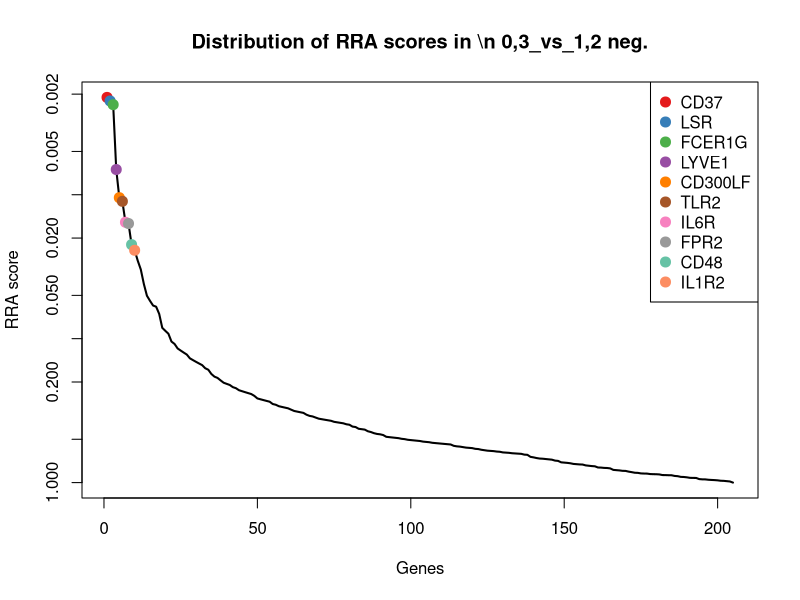
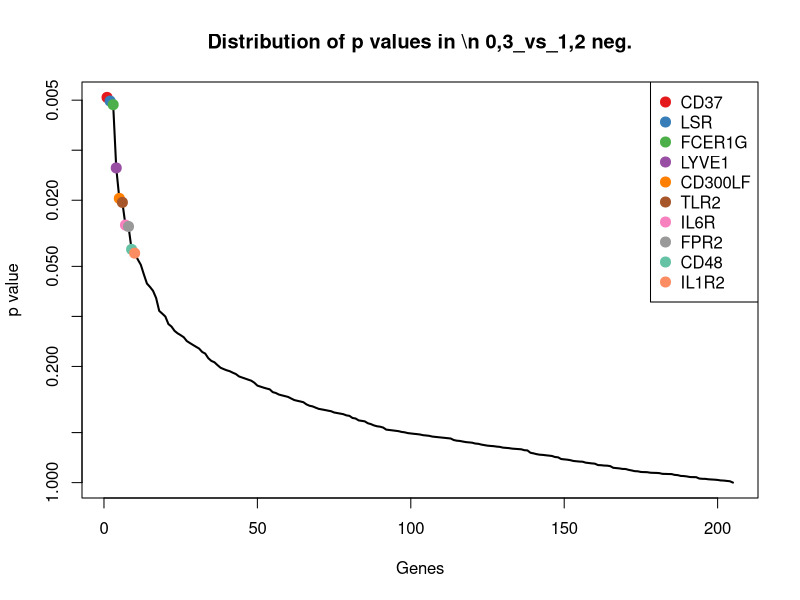
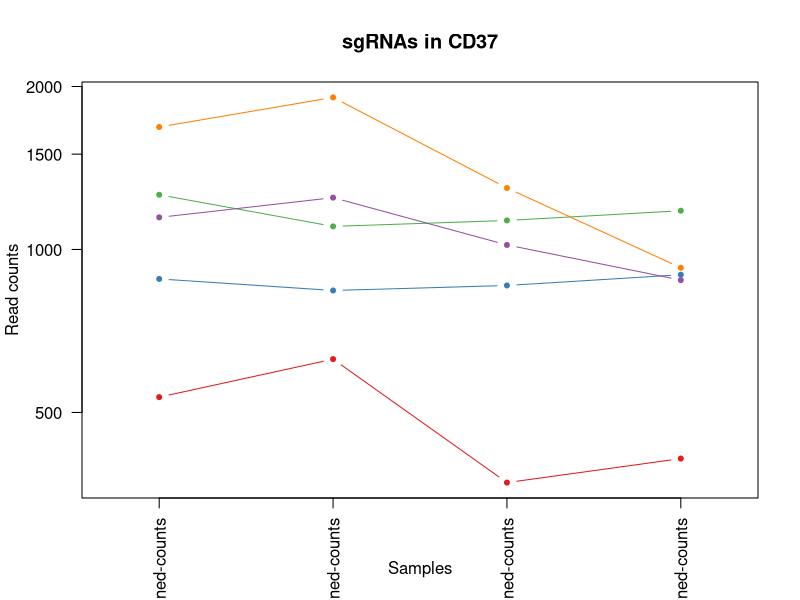
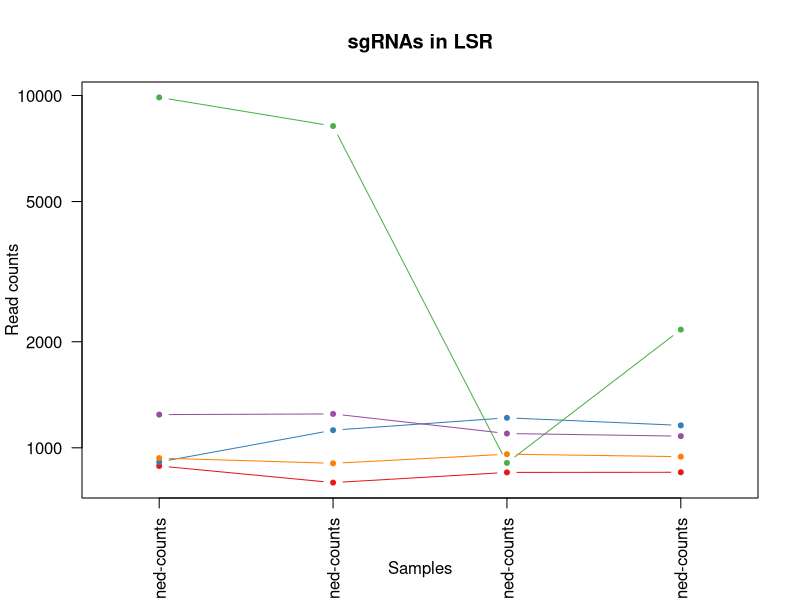
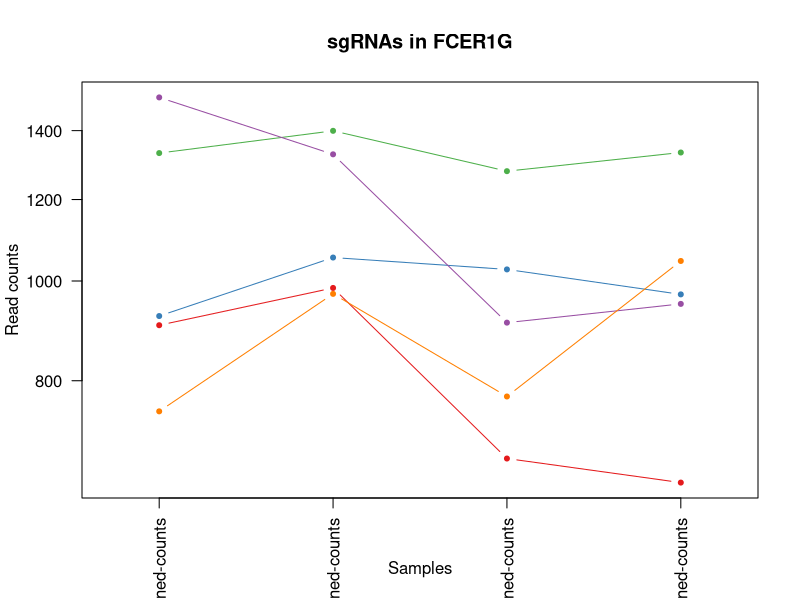
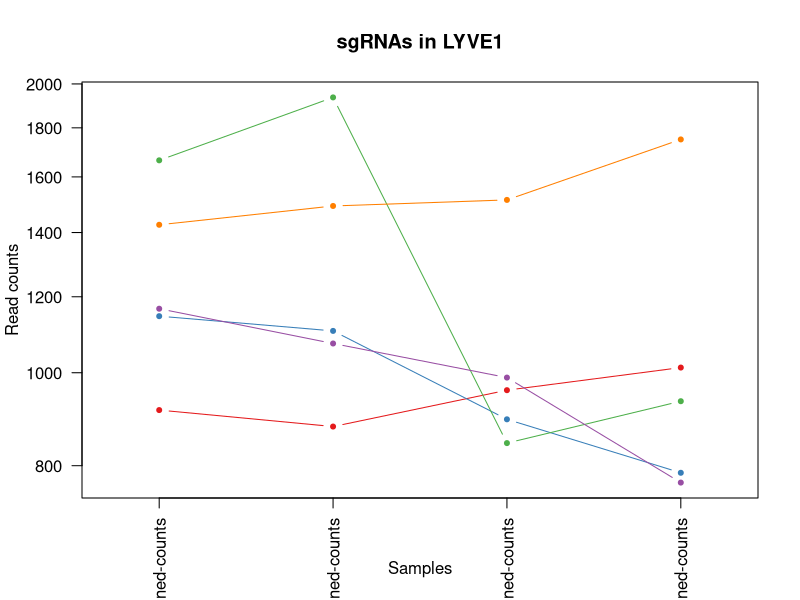
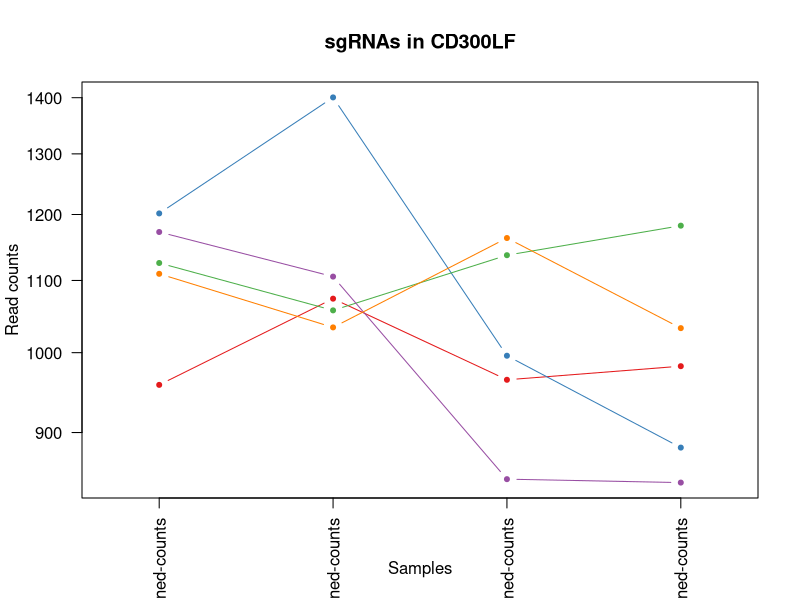
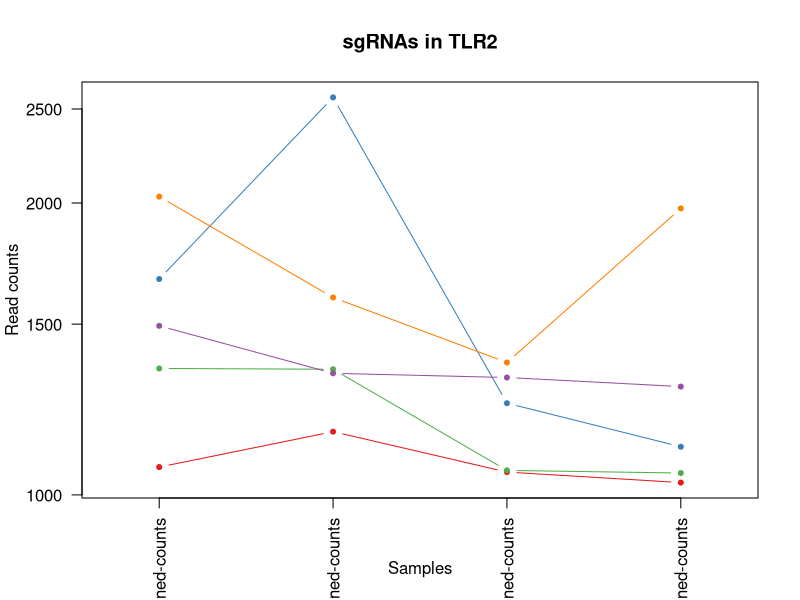

Write R code to recreate these figures, in order. (Note: this script raises an error after producing the figures.)
pdf(file='Lysotracker_CRISPRi.pdf',width=4.5,height=4.5);
gstable=read.table('Lysotracker_CRISPRi.gene_summary.txt',header=T)
# 
#
# parameters
# Do not modify the variables beginning with "__"

# gstablename='__GENE_SUMMARY_FILE__'
startindex=3
# outputfile='__OUTPUT_FILE__'
targetgenelist=c("CD37","LSR","FCER1G","LYVE1","CD300LF","TLR2","IL6R","FPR2","CD48","IL1R2")
# samplelabel=sub('.\\w+.\\w+$','',colnames(gstable)[startindex]);
samplelabel='0,3_vs_1,2 neg.'


# You need to write some codes in front of this code:
# gstable=read.table(gstablename,header=T)
# pdf(file=outputfile,width=6,height=6)


# set up color using RColorBrewer
#library(RColorBrewer)
#colors <- brewer.pal(length(targetgenelist), "Set1")

colors=c( "#E41A1C", "#377EB8", "#4DAF4A", "#984EA3", "#FF7F00",  "#A65628", "#F781BF",
          "#999999", "#66C2A5", "#FC8D62", "#8DA0CB", "#E78AC3", "#A6D854", "#FFD92F", "#E5C494", "#B3B3B3", 
          "#8DD3C7", "#FFFFB3", "#BEBADA", "#FB8072", "#80B1D3", "#FDB462", "#B3DE69", "#FCCDE5",
          "#D9D9D9", "#BC80BD", "#CCEBC5", "#FFED6F")

######
# function definition

plotrankedvalues<-function(val, tglist, ...){
  
  plot(val,log='y',ylim=c(max(val),min(val)),type='l',lwd=2, ...)
  if(length(tglist)>0){
    for(i in 1:length(tglist)){
      targetgene=tglist[i];
      tx=which(names(val)==targetgene);ty=val[targetgene];
      points(tx,ty,col=colors[(i %% length(colors)) ],cex=2,pch=20)
      # text(tx+50,ty,targetgene,col=colors[i])
    }
    legend('topright',tglist,pch=20,pt.cex = 2,cex=1,col=colors)
  }
}



plotrandvalues<-function(val,targetgenelist, ...){
  # choose the one with the best distance distribution
  
  mindiffvalue=0;
  randval=val;
  for(i in 1:20){
    randval0=sample(val)
    vindex=sort(which(names(randval0) %in% targetgenelist))
    if(max(vindex)>0.9*length(val)){
      # print('pass...')
      next;
    }
    mindiffind=min(diff(vindex));
    if (mindiffind > mindiffvalue){
      mindiffvalue=mindiffind;
      randval=randval0;
      # print(paste('Diff: ',mindiffvalue))
    }
  }
  plot(randval,log='y',ylim=c(max(randval),min(randval)),pch=20,col='grey', ...)
  
  if(length(targetgenelist)>0){
    for(i in 1:length(targetgenelist)){
      targetgene=targetgenelist[i];
      tx=which(names(randval)==targetgene);ty=randval[targetgene];
      points(tx,ty,col=colors[(i %% length(colors)) ],cex=2,pch=20)
      text(tx+50,ty,targetgene,col=colors[i])
    }
  }
  
}




# set.seed(1235)



pvec=gstable[,startindex]
names(pvec)=gstable[,'id']
pvec=sort(pvec);

plotrankedvalues(pvec,targetgenelist,xlab='Genes',ylab='RRA score',main=paste('Distribution of RRA scores in \\n',samplelabel))

# plotrandvalues(pvec,targetgenelist,xlab='Genes',ylab='RRA score',main=paste('Distribution of RRA scores in \\n',samplelabel))


pvec=gstable[,startindex+1]
names(pvec)=gstable[,'id']
pvec=sort(pvec);

plotrankedvalues(pvec,targetgenelist,xlab='Genes',ylab='p value',main=paste('Distribution of p values in \\n',samplelabel))

# plotrandvalues(pvec,targetgenelist,xlab='Genes',ylab='p value',main=paste('Distribution of p values in \\n',samplelabel))



# you need to write after this code:
# dev.off()






# parameters
# Do not modify the variables beginning with "__"
targetmat=list(c(532.7235098211246,626.3276643462809,370.0660451830271,409.96250670967083),c(881.2956829139592,839.0205484863876,857.0393182761468,897.3982430337676),c(1260.8729280069651,1102.2426813448621,1130.3835561954281,1178.2387003860617),c(1145.3085687335995,1245.6047358481385,1018.5226834469222,876.9539185521829),c(1682.7298167365682,1908.3604632239403,1297.754335721388,924.2986699832211))
targetgene="CD37"
collabel=c("PMA-THP1-LysoTracker-KRAB-Low-Rep1_S1_L001_R1_001-clipped-trimmed-aligned-counts","PMA-THP1-LysoTracker-KRAB-Low-Rep2_S5_L001_R1_001-clipped-trimmed-aligned-counts","PMA-THP1-LysoTracker-KRAB-High-Rep1_S2_L001_R1_001-clipped-trimmed-aligned-counts","PMA-THP1-LysoTracker-KRAB-High-Rep2_S6_L001_R1_001-clipped-trimmed-aligned-counts")

# set up color using RColorBrewer
#library(RColorBrewer)
#colors <- brewer.pal(length(targetgenelist), "Set1")

colors=c( "#E41A1C", "#377EB8", "#4DAF4A", "#984EA3", "#FF7F00",  "#A65628", "#F781BF",
          "#999999", "#66C2A5", "#FC8D62", "#8DA0CB", "#E78AC3", "#A6D854", "#FFD92F", "#E5C494", "#B3B3B3", 
          "#8DD3C7", "#FFFFB3", "#BEBADA", "#FB8072", "#80B1D3", "#FDB462", "#B3DE69", "#FCCDE5",
          "#D9D9D9", "#BC80BD", "#CCEBC5", "#FFED6F")


## code

targetmatvec=unlist(targetmat)+1
yrange=range(targetmatvec[targetmatvec>0]);
# yrange[1]=1; # set the minimum value to 1
for(i in 1:length(targetmat)){
  vali=targetmat[[i]]+1;
  if(i==1){
    plot(1:length(vali),vali,type='b',las=1,pch=20,main=paste('sgRNAs in',targetgene),ylab='Read counts',xlab='Samples',xlim=c(0.7,length(vali)+0.3),ylim = yrange,col=colors[(i %% length(colors))],xaxt='n',log='y')
    axis(1,at=1:length(vali),labels=(collabel),las=2)
    # lines(0:100,rep(1,101),col='black');
  }else{
    lines(1:length(vali),vali,type='b',pch=20,col=colors[(i %% length(colors))])
  }
}




# parameters
# Do not modify the variables beginning with "__"
targetmat=list(c(886.9329687321722,795.5418926124431,850.3108447273645,851.1295086807077),c(910.4216596413928,1121.0442622633245,1215.330534748805,1156.718358826499),c(9874.645658236366,8188.088489990404,904.9796923112208,2163.870343814037),c(1241.1424276432197,1246.7798346555423,1096.7411884515166,1078.1691121340948),c(933.9103505506134,902.4758840861984,957.9664215078815,942.5909603088494))
targetgene="LSR"
collabel=c("PMA-THP1-LysoTracker-KRAB-Low-Rep1_S1_L001_R1_001-clipped-trimmed-aligned-counts","PMA-THP1-LysoTracker-KRAB-Low-Rep2_S5_L001_R1_001-clipped-trimmed-aligned-counts","PMA-THP1-LysoTracker-KRAB-High-Rep1_S2_L001_R1_001-clipped-trimmed-aligned-counts","PMA-THP1-LysoTracker-KRAB-High-Rep2_S6_L001_R1_001-clipped-trimmed-aligned-counts")

# set up color using RColorBrewer
#library(RColorBrewer)
#colors <- brewer.pal(length(targetgenelist), "Set1")

colors=c( "#E41A1C", "#377EB8", "#4DAF4A", "#984EA3", "#FF7F00",  "#A65628", "#F781BF",
          "#999999", "#66C2A5", "#FC8D62", "#8DA0CB", "#E78AC3", "#A6D854", "#FFD92F", "#E5C494", "#B3B3B3", 
          "#8DD3C7", "#FFFFB3", "#BEBADA", "#FB8072", "#80B1D3", "#FDB462", "#B3DE69", "#FCCDE5",
          "#D9D9D9", "#BC80BD", "#CCEBC5", "#FFED6F")


## code

targetmatvec=unlist(targetmat)+1
yrange=range(targetmatvec[targetmatvec>0]);
# yrange[1]=1; # set the minimum value to 1
for(i in 1:length(targetmat)){
  vali=targetmat[[i]]+1;
  if(i==1){
    plot(1:length(vali),vali,type='b',las=1,pch=20,main=paste('sgRNAs in',targetgene),ylab='Read counts',xlab='Samples',xlim=c(0.7,length(vali)+0.3),ylim = yrange,col=colors[(i %% length(colors))],xaxt='n',log='y')
    axis(1,at=1:length(vali),labels=(collabel),las=2)
    # lines(0:100,rep(1,101),col='black');
  }else{
    lines(1:length(vali),vali,type='b',pch=20,col=colors[(i %% length(colors))])
  }
}




# parameters
# Do not modify the variables beginning with "__"
targetmat=list(c(904.7843738231799,983.5577017970678,671.1652364910354,635.92609308508),c(923.5753265505564,1052.8885314338982,1025.2511569957046,969.4913872583029),c(1330.3994530982582,1398.367580810646,1277.568915075041,1332.1091425369357),c(1507.0344087355977,1326.6865535590077,910.0260474728075,949.0470627767182),c(746.0008232768482,970.6316149156248,771.2512805291723,1044.8125827167726))
targetgene="FCER1G"
collabel=c("PMA-THP1-LysoTracker-KRAB-Low-Rep1_S1_L001_R1_001-clipped-trimmed-aligned-counts","PMA-THP1-LysoTracker-KRAB-Low-Rep2_S5_L001_R1_001-clipped-trimmed-aligned-counts","PMA-THP1-LysoTracker-KRAB-High-Rep1_S2_L001_R1_001-clipped-trimmed-aligned-counts","PMA-THP1-LysoTracker-KRAB-High-Rep2_S6_L001_R1_001-clipped-trimmed-aligned-counts")

# set up color using RColorBrewer
#library(RColorBrewer)
#colors <- brewer.pal(length(targetgenelist), "Set1")

colors=c( "#E41A1C", "#377EB8", "#4DAF4A", "#984EA3", "#FF7F00",  "#A65628", "#F781BF",
          "#999999", "#66C2A5", "#FC8D62", "#8DA0CB", "#E78AC3", "#A6D854", "#FFD92F", "#E5C494", "#B3B3B3", 
          "#8DD3C7", "#FFFFB3", "#BEBADA", "#FB8072", "#80B1D3", "#FDB462", "#B3DE69", "#FCCDE5",
          "#D9D9D9", "#BC80BD", "#CCEBC5", "#FFED6F")


## code

targetmatvec=unlist(targetmat)+1
yrange=range(targetmatvec[targetmatvec>0]);
# yrange[1]=1; # set the minimum value to 1
for(i in 1:length(targetmat)){
  vali=targetmat[[i]]+1;
  if(i==1){
    plot(1:length(vali),vali,type='b',las=1,pch=20,main=paste('sgRNAs in',targetgene),ylab='Read counts',xlab='Samples',xlim=c(0.7,length(vali)+0.3),ylim = yrange,col=colors[(i %% length(colors))],xaxt='n',log='y')
    axis(1,at=1:length(vali),labels=(collabel),las=2)
    # lines(0:100,rep(1,101),col='black');
  }else{
    lines(1:length(vali),vali,type='b',pch=20,col=colors[(i %% length(colors))])
  }
}




# parameters
# Do not modify the variables beginning with "__"
targetmat=list(c(913.2403025504993,877.7988091307164,957.9664215078815,1011.4560532994503),c(1144.3690210972306,1104.5928789596699,893.2048636008517,785.4924669240412),c(1663.9388640091915,1935.3877357942301,843.5823711785822,932.9068066070462),c(1165.0390690973447,1071.6901123523605,987.4034932838041,767.2001765984128),c(1425.2937643715097,1491.2003865955544,1513.065489282422,1749.6037687924534))
targetgene="LYVE1"
collabel=c("PMA-THP1-LysoTracker-KRAB-Low-Rep1_S1_L001_R1_001-clipped-trimmed-aligned-counts","PMA-THP1-LysoTracker-KRAB-Low-Rep2_S5_L001_R1_001-clipped-trimmed-aligned-counts","PMA-THP1-LysoTracker-KRAB-High-Rep1_S2_L001_R1_001-clipped-trimmed-aligned-counts","PMA-THP1-LysoTracker-KRAB-High-Rep2_S6_L001_R1_001-clipped-trimmed-aligned-counts")

# set up color using RColorBrewer
#library(RColorBrewer)
#colors <- brewer.pal(length(targetgenelist), "Set1")

colors=c( "#E41A1C", "#377EB8", "#4DAF4A", "#984EA3", "#FF7F00",  "#A65628", "#F781BF",
          "#999999", "#66C2A5", "#FC8D62", "#8DA0CB", "#E78AC3", "#A6D854", "#FFD92F", "#E5C494", "#B3B3B3", 
          "#8DD3C7", "#FFFFB3", "#BEBADA", "#FB8072", "#80B1D3", "#FDB462", "#B3DE69", "#FCCDE5",
          "#D9D9D9", "#BC80BD", "#CCEBC5", "#FFED6F")


## code

targetmatvec=unlist(targetmat)+1
yrange=range(targetmatvec[targetmatvec>0]);
# yrange[1]=1; # set the minimum value to 1
for(i in 1:length(targetmat)){
  vali=targetmat[[i]]+1;
  if(i==1){
    plot(1:length(vali),vali,type='b',las=1,pch=20,main=paste('sgRNAs in',targetgene),ylab='Read counts',xlab='Samples',xlim=c(0.7,length(vali)+0.3),ylim = yrange,col=colors[(i %% length(colors))],xaxt='n',log='y')
    axis(1,at=1:length(vali),labels=(collabel),las=2)
    # lines(0:100,rep(1,101),col='black');
  }else{
    lines(1:length(vali),vali,type='b',pch=20,col=colors[(i %% length(colors))])
  }
}




# parameters
# Do not modify the variables beginning with "__"
targetmat=list(c(957.3990414598342,1072.8652111597644,963.8538358630659,981.3275751160625),c(1200.74187927936,1399.5426796180498,994.9730260261841,881.2579868640955),c(1124.6385207334852,1056.41382785611,1136.2709705506127,1181.466751619996),c(1171.6159025519266,1104.5928789596699,845.2644895657777,841.4453549789044),c(1108.6662109152153,1032.9118517080317,1162.3438055521442,1031.9003777810349))
targetgene="CD300LF"
collabel=c("PMA-THP1-LysoTracker-KRAB-Low-Rep1_S1_L001_R1_001-clipped-trimmed-aligned-counts","PMA-THP1-LysoTracker-KRAB-Low-Rep2_S5_L001_R1_001-clipped-trimmed-aligned-counts","PMA-THP1-LysoTracker-KRAB-High-Rep1_S2_L001_R1_001-clipped-trimmed-aligned-counts","PMA-THP1-LysoTracker-KRAB-High-Rep2_S6_L001_R1_001-clipped-trimmed-aligned-counts")

# set up color using RColorBrewer
#library(RColorBrewer)
#colors <- brewer.pal(length(targetgenelist), "Set1")

colors=c( "#E41A1C", "#377EB8", "#4DAF4A", "#984EA3", "#FF7F00",  "#A65628", "#F781BF",
          "#999999", "#66C2A5", "#FC8D62", "#8DA0CB", "#E78AC3", "#A6D854", "#FFD92F", "#E5C494", "#B3B3B3", 
          "#8DD3C7", "#FFFFB3", "#BEBADA", "#FB8072", "#80B1D3", "#FDB462", "#B3DE69", "#FCCDE5",
          "#D9D9D9", "#BC80BD", "#CCEBC5", "#FFED6F")


## code

targetmatvec=unlist(targetmat)+1
yrange=range(targetmatvec[targetmatvec>0]);
# yrange[1]=1; # set the minimum value to 1
for(i in 1:length(targetmat)){
  vali=targetmat[[i]]+1;
  if(i==1){
    plot(1:length(vali),vali,type='b',las=1,pch=20,main=paste('sgRNAs in',targetgene),ylab='Read counts',xlab='Samples',xlim=c(0.7,length(vali)+0.3),ylim = yrange,col=colors[(i %% length(colors))],xaxt='n',log='y')
    axis(1,at=1:length(vali),labels=(collabel),las=2)
    # lines(0:100,rep(1,101),col='black');
  }else{
    lines(1:length(vali),vali,type='b',pch=20,col=colors[(i %% length(colors))])
  }
}




# parameters
# Do not modify the variables beginning with "__"
targetmat=list(c(1067.3261149149869,1160.9976217150572,1054.688228771627,1028.6723265471005),c(1668.6366021910358,2568.7659929849347,1242.244428943934,1120.1337781752422),c(1349.1904058256348,1346.6632332848742,1058.8935247396162,1052.3447022626196),c(1492.9411941900653,1333.7371464034313,1320.4629339485284,1292.2965106517445),c(2029.4228945566651,1596.9592792619057,1368.4033079836024,1973.4153210119061))
targetgene="TLR2"
collabel=c("PMA-THP1-LysoTracker-KRAB-Low-Rep1_S1_L001_R1_001-clipped-trimmed-aligned-counts","PMA-THP1-LysoTracker-KRAB-Low-Rep2_S5_L001_R1_001-clipped-trimmed-aligned-counts","PMA-THP1-LysoTracker-KRAB-High-Rep1_S2_L001_R1_001-clipped-trimmed-aligned-counts","PMA-THP1-LysoTracker-KRAB-High-Rep2_S6_L001_R1_001-clipped-trimmed-aligned-counts")

# set up color using RColorBrewer
#library(RColorBrewer)
#colors <- brewer.pal(length(targetgenelist), "Set1")

colors=c( "#E41A1C", "#377EB8", "#4DAF4A", "#984EA3", "#FF7F00",  "#A65628", "#F781BF",
          "#999999", "#66C2A5", "#FC8D62", "#8DA0CB", "#E78AC3", "#A6D854", "#FFD92F", "#E5C494", "#B3B3B3", 
          "#8DD3C7", "#FFFFB3", "#BEBADA", "#FB8072", "#80B1D3", "#FDB462", "#B3DE69", "#FCCDE5",
          "#D9D9D9", "#BC80BD", "#CCEBC5", "#FFED6F")


## code

targetmatvec=unlist(targetmat)+1
yrange=range(targetmatvec[targetmatvec>0]);
# yrange[1]=1; # set the minimum value to 1
for(i in 1:length(targetmat)){
  vali=targetmat[[i]]+1;
  if(i==1){
    plot(1:length(vali),vali,type='b',las=1,pch=20,main=paste('sgRNAs in',targetgene),ylab='Read counts',xlab='Samples',xlim=c(0.7,length(vali)+0.3),ylim = yrange,col=colors[(i %% length(colors))],xaxt='n',log='y')
    axis(1,at=1:length(vali),labels=(collabel),las=2)
    # lines(0:100,rep(1,101),col='black');
  }else{
    lines(1:length(vali),vali,type='b',pch=20,col=colors[(i %% length(colors))])
  }
}




# parameters
# Do not modify the variables beginning with "__"
targetmat=list(c(1674.2738880092486,1195.0754871297706,856.198259082549,832.8372183550792),c(721.5725847312588,775.5652128865768,639.2049871343195,570.2890513284135),c(1019.4091854601767,933.0284530787,1206.0788836192291,1062.0288559644227),c(1083.298424733257,1029.3865552858201,921.8008761831766,1052.3447022626196),c(605.0686778215243,533.4948585613724,593.7877906800389,539.0845560670474))
targetgene="IL6R"
collabel=c("PMA-THP1-LysoTracker-KRAB-Low-Rep1_S1_L001_R1_001-clipped-trimmed-aligned-counts","PMA-THP1-LysoTracker-KRAB-Low-Rep2_S5_L001_R1_001-clipped-trimmed-aligned-counts","PMA-THP1-LysoTracker-KRAB-High-Rep1_S2_L001_R1_001-clipped-trimmed-aligned-counts","PMA-THP1-LysoTracker-KRAB-High-Rep2_S6_L001_R1_001-clipped-trimmed-aligned-counts")

# set up color using RColorBrewer
#library(RColorBrewer)
#colors <- brewer.pal(length(targetgenelist), "Set1")

colors=c( "#E41A1C", "#377EB8", "#4DAF4A", "#984EA3", "#FF7F00",  "#A65628", "#F781BF",
          "#999999", "#66C2A5", "#FC8D62", "#8DA0CB", "#E78AC3", "#A6D854", "#FFD92F", "#E5C494", "#B3B3B3", 
          "#8DD3C7", "#FFFFB3", "#BEBADA", "#FB8072", "#80B1D3", "#FDB462", "#B3DE69", "#FCCDE5",
          "#D9D9D9", "#BC80BD", "#CCEBC5", "#FFED6F")


## code

targetmatvec=unlist(targetmat)+1
yrange=range(targetmatvec[targetmatvec>0]);
# yrange[1]=1; # set the minimum value to 1
for(i in 1:length(targetmat)){
  vali=targetmat[[i]]+1;
  if(i==1){
    plot(1:length(vali),vali,type='b',las=1,pch=20,main=paste('sgRNAs in',targetgene),ylab='Read counts',xlab='Samples',xlim=c(0.7,length(vali)+0.3),ylim = yrange,col=colors[(i %% length(colors))],xaxt='n',log='y')
    axis(1,at=1:length(vali),labels=(collabel),las=2)
    # lines(0:100,rep(1,101),col='black');
  }else{
    lines(1:length(vali),vali,type='b',pch=20,col=colors[(i %% length(colors))])
  }
}




# parameters
# Do not modify the variables beginning with "__"
targetmat=list(c(1455.3592887353122,1345.4881344774703,1104.3107211938966,1035.1284290149692),c(825.8623723681984,1001.1841839081263,758.6353926252056,832.8372183550792),c(988.4041134600054,974.1569113378365,826.7611873066264,763.9721253644784),c(1632.9337920090204,1700.3679743134494,1206.0788836192291,1260.0159983124004),c(1109.6057585515841,1247.9549334629462,1132.9067337762215,998.5438483637126))
targetgene="FPR2"
collabel=c("PMA-THP1-LysoTracker-KRAB-Low-Rep1_S1_L001_R1_001-clipped-trimmed-aligned-counts","PMA-THP1-LysoTracker-KRAB-Low-Rep2_S5_L001_R1_001-clipped-trimmed-aligned-counts","PMA-THP1-LysoTracker-KRAB-High-Rep1_S2_L001_R1_001-clipped-trimmed-aligned-counts","PMA-THP1-LysoTracker-KRAB-High-Rep2_S6_L001_R1_001-clipped-trimmed-aligned-counts")

# set up color using RColorBrewer
#library(RColorBrewer)
#colors <- brewer.pal(length(targetgenelist), "Set1")

colors=c( "#E41A1C", "#377EB8", "#4DAF4A", "#984EA3", "#FF7F00",  "#A65628", "#F781BF",
          "#999999", "#66C2A5", "#FC8D62", "#8DA0CB", "#E78AC3", "#A6D854", "#FFD92F", "#E5C494", "#B3B3B3", 
          "#8DD3C7", "#FFFFB3", "#BEBADA", "#FB8072", "#80B1D3", "#FDB462", "#B3DE69", "#FCCDE5",
          "#D9D9D9", "#BC80BD", "#CCEBC5", "#FFED6F")


## code

targetmatvec=unlist(targetmat)+1
yrange=range(targetmatvec[targetmatvec>0]);
# yrange[1]=1; # set the minimum value to 1
for(i in 1:length(targetmat)){
  vali=targetmat[[i]]+1;
  if(i==1){
    plot(1:length(vali),vali,type='b',las=1,pch=20,main=paste('sgRNAs in',targetgene),ylab='Read counts',xlab='Samples',xlim=c(0.7,length(vali)+0.3),ylim = yrange,col=colors[(i %% length(colors))],xaxt='n',log='y')
    axis(1,at=1:length(vali),labels=(collabel),las=2)
    # lines(0:100,rep(1,101),col='black');
  }else{
    lines(1:length(vali),vali,type='b',pch=20,col=colors[(i %% length(colors))])
  }
}




# parameters
# Do not modify the variables beginning with "__"
targetmat=list(c(946.1244698234082,1041.1375433598591,963.0127766694682,807.012808483604),c(710.2980130948328,847.246240138215,862.9267326313313,780.1123815341505),c(1231.7469512795315,1173.9237085965003,899.0922779560362,958.7312164785216),c(1029.7442094602338,1151.5968312558261,1434.8469842778277,1185.7708199319088),c(1093.633448733314,1159.8225229076534,746.8605639148365,941.5149432308713))
targetgene="CD48"
collabel=c("PMA-THP1-LysoTracker-KRAB-Low-Rep1_S1_L001_R1_001-clipped-trimmed-aligned-counts","PMA-THP1-LysoTracker-KRAB-Low-Rep2_S5_L001_R1_001-clipped-trimmed-aligned-counts","PMA-THP1-LysoTracker-KRAB-High-Rep1_S2_L001_R1_001-clipped-trimmed-aligned-counts","PMA-THP1-LysoTracker-KRAB-High-Rep2_S6_L001_R1_001-clipped-trimmed-aligned-counts")

# set up color using RColorBrewer
#library(RColorBrewer)
#colors <- brewer.pal(length(targetgenelist), "Set1")

colors=c( "#E41A1C", "#377EB8", "#4DAF4A", "#984EA3", "#FF7F00",  "#A65628", "#F781BF",
          "#999999", "#66C2A5", "#FC8D62", "#8DA0CB", "#E78AC3", "#A6D854", "#FFD92F", "#E5C494", "#B3B3B3", 
          "#8DD3C7", "#FFFFB3", "#BEBADA", "#FB8072", "#80B1D3", "#FDB462", "#B3DE69", "#FCCDE5",
          "#D9D9D9", "#BC80BD", "#CCEBC5", "#FFED6F")


## code

targetmatvec=unlist(targetmat)+1
yrange=range(targetmatvec[targetmatvec>0]);
# yrange[1]=1; # set the minimum value to 1
for(i in 1:length(targetmat)){
  vali=targetmat[[i]]+1;
  if(i==1){
    plot(1:length(vali),vali,type='b',las=1,pch=20,main=paste('sgRNAs in',targetgene),ylab='Read counts',xlab='Samples',xlim=c(0.7,length(vali)+0.3),ylim = yrange,col=colors[(i %% length(colors))],xaxt='n',log='y')
    axis(1,at=1:length(vali),labels=(collabel),las=2)
    # lines(0:100,rep(1,101),col='black');
  }else{
    lines(1:length(vali),vali,type='b',pch=20,col=colors[(i %% length(colors))])
  }
}




# parameters
# Do not modify the variables beginning with "__"
targetmat=list(c(2368.5995912858116,2534.6881275702212,2384.402813849731,2185.3906853735994),c(2310.347637830944,2205.660461497128,1184.2113445856867,1664.5984196321804),c(1340.7344770983152,1440.6711378771865,1158.979568777753,1188.9988711658432),c(907.6030167322863,917.7521685824491,994.9730260261841,1140.578102656827),c(1084.2379723696256,1041.1375433598591,911.7081658600031,894.1701917998332))
targetgene="IL1R2"
collabel=c("PMA-THP1-LysoTracker-KRAB-Low-Rep1_S1_L001_R1_001-clipped-trimmed-aligned-counts","PMA-THP1-LysoTracker-KRAB-Low-Rep2_S5_L001_R1_001-clipped-trimmed-aligned-counts","PMA-THP1-LysoTracker-KRAB-High-Rep1_S2_L001_R1_001-clipped-trimmed-aligned-counts","PMA-THP1-LysoTracker-KRAB-High-Rep2_S6_L001_R1_001-clipped-trimmed-aligned-counts")

# set up color using RColorBrewer
#library(RColorBrewer)
#colors <- brewer.pal(length(targetgenelist), "Set1")

colors=c( "#E41A1C", "#377EB8", "#4DAF4A", "#984EA3", "#FF7F00",  "#A65628", "#F781BF",
          "#999999", "#66C2A5", "#FC8D62", "#8DA0CB", "#E78AC3", "#A6D854", "#FFD92F", "#E5C494", "#B3B3B3", 
          "#8DD3C7", "#FFFFB3", "#BEBADA", "#FB8072", "#80B1D3", "#FDB462", "#B3DE69", "#FCCDE5",
          "#D9D9D9", "#BC80BD", "#CCEBC5", "#FFED6F")


## code

targetmatvec=unlist(targetmat)+1
yrange=range(targetmatvec[targetmatvec>0]);
# yrange[1]=1; # set the minimum value to 1
for(i in 1:length(targetmat)){
  vali=targetmat[[i]]+1;
  if(i==1){
    plot(1:length(vali),vali,type='b',las=1,pch=20,main=paste('sgRNAs in',targetgene),ylab='Read counts',xlab='Samples',xlim=c(0.7,length(vali)+0.3),ylim = yrange,col=colors[(i %% length(colors))],xaxt='n',log='y')
    axis(1,at=1:length(vali),labels=(collabel),las=2)
    # lines(0:100,rep(1,101),col='black');
  }else{
    lines(1:length(vali),vali,type='b',pch=20,col=colors[(i %% length(colors))])
  }
}



# 
#
# parameters
# Do not modify the variables beginning with "__"

# gstablename='__GENE_SUMMARY_FILE__'
startindex=9
# outputfile='__OUTPUT_FILE__'
targetgenelist=c("VCP","ABCA7","CD226","PTPRE","ABCA1","TMEM106B","HAVCR1","NPC2","NLRC4","SPP1")
# samplelabel=sub('.\\w+.\\w+$','',colnames(gstable)[startindex]);
samplelabel='0,3_vs_1,2 pos.'


# You need to write some codes in front of this code:
# gstable=read.table(gstablename,header=T)
# pdf(file=outputfile,width=6,height=6)


# set up color using RColorBrewer
#library(RColorBrewer)
#colors <- brewer.pal(length(targetgenelist), "Set1")

colors=c( "#E41A1C", "#377EB8", "#4DAF4A", "#984EA3", "#FF7F00",  "#A65628", "#F781BF",
          "#999999", "#66C2A5", "#FC8D62", "#8DA0CB", "#E78AC3", "#A6D854", "#FFD92F", "#E5C494", "#B3B3B3", 
          "#8DD3C7", "#FFFFB3", "#BEBADA", "#FB8072", "#80B1D3", "#FDB462", "#B3DE69", "#FCCDE5",
          "#D9D9D9", "#BC80BD", "#CCEBC5", "#FFED6F")

######
# function definition

plotrankedvalues<-function(val, tglist, ...){
  
  plot(val,log='y',ylim=c(max(val),min(val)),type='l',lwd=2, ...)
  if(length(tglist)>0){
    for(i in 1:length(tglist)){
      targetgene=tglist[i];
      tx=which(names(val)==targetgene);ty=val[targetgene];
      points(tx,ty,col=colors[(i %% length(colors)) ],cex=2,pch=20)
      # text(tx+50,ty,targetgene,col=colors[i])
    }
    legend('topright',tglist,pch=20,pt.cex = 2,cex=1,col=colors)
  }
}



plotrandvalues<-function(val,targetgenelist, ...){
  # choose the one with the best distance distribution
  
  mindiffvalue=0;
  randval=val;
  for(i in 1:20){
    randval0=sample(val)
    vindex=sort(which(names(randval0) %in% targetgenelist))
    if(max(vindex)>0.9*length(val)){
      # print('pass...')
      next;
    }
    mindiffind=min(diff(vindex));
    if (mindiffind > mindiffvalue){
      mindiffvalue=mindiffind;
      randval=randval0;
      # print(paste('Diff: ',mindiffvalue))
    }
  }
  plot(randval,log='y',ylim=c(max(randval),min(randval)),pch=20,col='grey', ...)
  
  if(length(targetgenelist)>0){
    for(i in 1:length(targetgenelist)){
      targetgene=targetgenelist[i];
      tx=which(names(randval)==targetgene);ty=randval[targetgene];
      points(tx,ty,col=colors[(i %% length(colors)) ],cex=2,pch=20)
      text(tx+50,ty,targetgene,col=colors[i])
    }
  }
  
}




# set.seed(1235)



pvec=gstable[,startindex]
names(pvec)=gstable[,'id']
pvec=sort(pvec);

plotrankedvalues(pvec,targetgenelist,xlab='Genes',ylab='RRA score',main=paste('Distribution of RRA scores in \\n',samplelabel))

# plotrandvalues(pvec,targetgenelist,xlab='Genes',ylab='RRA score',main=paste('Distribution of RRA scores in \\n',samplelabel))


pvec=gstable[,startindex+1]
names(pvec)=gstable[,'id']
pvec=sort(pvec);

plotrankedvalues(pvec,targetgenelist,xlab='Genes',ylab='p value',main=paste('Distribution of p values in \\n',samplelabel))

# plotrandvalues(pvec,targetgenelist,xlab='Genes',ylab='p value',main=paste('Distribution of p values in \\n',samplelabel))



# you need to write after this code:
# dev.off()






# parameters
# Do not modify the variables beginning with "__"
targetmat=list(c(553.3935578212388,502.942289568871,942.8273560231213,1097.5374195377015),c(635.1342021853267,775.5652128865768,712.3771369773272,606.8736319796702),c(1220.4723796431056,1360.764418973721,1079.9200045795608,1265.396083702291),c(743.1821803677417,593.4248977389716,687.9864203629912,777.9603473781942),c(717.8143941857834,645.1292452647434,854.5161406953534,813.4689109514728))
targetgene="VCP"
collabel=c("PMA-THP1-LysoTracker-KRAB-Low-Rep1_S1_L001_R1_001-clipped-trimmed-aligned-counts","PMA-THP1-LysoTracker-KRAB-Low-Rep2_S5_L001_R1_001-clipped-trimmed-aligned-counts","PMA-THP1-LysoTracker-KRAB-High-Rep1_S2_L001_R1_001-clipped-trimmed-aligned-counts","PMA-THP1-LysoTracker-KRAB-High-Rep2_S6_L001_R1_001-clipped-trimmed-aligned-counts")

# set up color using RColorBrewer
#library(RColorBrewer)
#colors <- brewer.pal(length(targetgenelist), "Set1")

colors=c( "#E41A1C", "#377EB8", "#4DAF4A", "#984EA3", "#FF7F00",  "#A65628", "#F781BF",
          "#999999", "#66C2A5", "#FC8D62", "#8DA0CB", "#E78AC3", "#A6D854", "#FFD92F", "#E5C494", "#B3B3B3", 
          "#8DD3C7", "#FFFFB3", "#BEBADA", "#FB8072", "#80B1D3", "#FDB462", "#B3DE69", "#FCCDE5",
          "#D9D9D9", "#BC80BD", "#CCEBC5", "#FFED6F")


## code

targetmatvec=unlist(targetmat)+1
yrange=range(targetmatvec[targetmatvec>0]);
# yrange[1]=1; # set the minimum value to 1
for(i in 1:length(targetmat)){
  vali=targetmat[[i]]+1;
  if(i==1){
    plot(1:length(vali),vali,type='b',las=1,pch=20,main=paste('sgRNAs in',targetgene),ylab='Read counts',xlab='Samples',xlim=c(0.7,length(vali)+0.3),ylim = yrange,col=colors[(i %% length(colors))],xaxt='n',log='y')
    axis(1,at=1:length(vali),labels=(collabel),las=2)
    # lines(0:100,rep(1,101),col='black');
  }else{
    lines(1:length(vali),vali,type='b',pch=20,col=colors[(i %% length(colors))])
  }
}




# parameters
# Do not modify the variables beginning with "__"
targetmat=list(c(973.3713512781042,995.3086898711068,1740.151471553825,1601.1134120314703),c(927.3335170960316,937.7288483083155,980.6750197350217,933.9828236850243),c(1393.3491447349695,1367.8150118181445,1486.151595087293,1588.2012070957326),c(1395.2282400077072,1465.3482128326684,1181.6881670048933,1088.9292829138762),c(777.9454429133883,843.7209437160031,1092.5358924835277,1139.502085578849))
targetgene="ABCA7"
collabel=c("PMA-THP1-LysoTracker-KRAB-Low-Rep1_S1_L001_R1_001-clipped-trimmed-aligned-counts","PMA-THP1-LysoTracker-KRAB-Low-Rep2_S5_L001_R1_001-clipped-trimmed-aligned-counts","PMA-THP1-LysoTracker-KRAB-High-Rep1_S2_L001_R1_001-clipped-trimmed-aligned-counts","PMA-THP1-LysoTracker-KRAB-High-Rep2_S6_L001_R1_001-clipped-trimmed-aligned-counts")

# set up color using RColorBrewer
#library(RColorBrewer)
#colors <- brewer.pal(length(targetgenelist), "Set1")

colors=c( "#E41A1C", "#377EB8", "#4DAF4A", "#984EA3", "#FF7F00",  "#A65628", "#F781BF",
          "#999999", "#66C2A5", "#FC8D62", "#8DA0CB", "#E78AC3", "#A6D854", "#FFD92F", "#E5C494", "#B3B3B3", 
          "#8DD3C7", "#FFFFB3", "#BEBADA", "#FB8072", "#80B1D3", "#FDB462", "#B3DE69", "#FCCDE5",
          "#D9D9D9", "#BC80BD", "#CCEBC5", "#FFED6F")


## code

targetmatvec=unlist(targetmat)+1
yrange=range(targetmatvec[targetmatvec>0]);
# yrange[1]=1; # set the minimum value to 1
for(i in 1:length(targetmat)){
  vali=targetmat[[i]]+1;
  if(i==1){
    plot(1:length(vali),vali,type='b',las=1,pch=20,main=paste('sgRNAs in',targetgene),ylab='Read counts',xlab='Samples',xlim=c(0.7,length(vali)+0.3),ylim = yrange,col=colors[(i %% length(colors))],xaxt='n',log='y')
    axis(1,at=1:length(vali),labels=(collabel),las=2)
    # lines(0:100,rep(1,101),col='black');
  }else{
    lines(1:length(vali),vali,type='b',pch=20,col=colors[(i %% length(colors))])
  }
}




# parameters
# Do not modify the variables beginning with "__"
targetmat=list(c(456.62015127524967,700.3588892127269,1165.7080423265352,894.1701917998332),c(314.74845818355686,319.62687561386196,267.45682356409685,214.1273985176496),c(574.0636058213529,707.4094820571503,613.1321521327881,583.2012562641511),c(997.7995898236936,908.351378123218,1072.3504718371807,1092.1573341478106),c(833.378753459149,806.1177818790783,737.6089127852608,791.94856939191))
targetgene="CD226"
collabel=c("PMA-THP1-LysoTracker-KRAB-Low-Rep1_S1_L001_R1_001-clipped-trimmed-aligned-counts","PMA-THP1-LysoTracker-KRAB-Low-Rep2_S5_L001_R1_001-clipped-trimmed-aligned-counts","PMA-THP1-LysoTracker-KRAB-High-Rep1_S2_L001_R1_001-clipped-trimmed-aligned-counts","PMA-THP1-LysoTracker-KRAB-High-Rep2_S6_L001_R1_001-clipped-trimmed-aligned-counts")

# set up color using RColorBrewer
#library(RColorBrewer)
#colors <- brewer.pal(length(targetgenelist), "Set1")

colors=c( "#E41A1C", "#377EB8", "#4DAF4A", "#984EA3", "#FF7F00",  "#A65628", "#F781BF",
          "#999999", "#66C2A5", "#FC8D62", "#8DA0CB", "#E78AC3", "#A6D854", "#FFD92F", "#E5C494", "#B3B3B3", 
          "#8DD3C7", "#FFFFB3", "#BEBADA", "#FB8072", "#80B1D3", "#FDB462", "#B3DE69", "#FCCDE5",
          "#D9D9D9", "#BC80BD", "#CCEBC5", "#FFED6F")


## code

targetmatvec=unlist(targetmat)+1
yrange=range(targetmatvec[targetmatvec>0]);
# yrange[1]=1; # set the minimum value to 1
for(i in 1:length(targetmat)){
  vali=targetmat[[i]]+1;
  if(i==1){
    plot(1:length(vali),vali,type='b',las=1,pch=20,main=paste('sgRNAs in',targetgene),ylab='Read counts',xlab='Samples',xlim=c(0.7,length(vali)+0.3),ylim = yrange,col=colors[(i %% length(colors))],xaxt='n',log='y')
    axis(1,at=1:length(vali),labels=(collabel),las=2)
    # lines(0:100,rep(1,101),col='black');
  }else{
    lines(1:length(vali),vali,type='b',pch=20,col=colors[(i %% length(colors))])
  }
}




# parameters
# Do not modify the variables beginning with "__"
targetmat=list(c(1020.3487330965455,1175.0988074039042,1095.059070064321,839.2933208229481),c(948.9431127325147,981.20750418226,1231.3106594271628,1290.1444764957882),c(1223.291022552212,1159.8225229076534,1662.7740257428284,1494.5877213116346),c(1004.3764232782754,1027.0363576710122,1013.4763282853355,1037.2804631709257),c(997.7995898236936,1008.2347767525498,1020.2048018341178,887.7140893319644))
targetgene="PTPRE"
collabel=c("PMA-THP1-LysoTracker-KRAB-Low-Rep1_S1_L001_R1_001-clipped-trimmed-aligned-counts","PMA-THP1-LysoTracker-KRAB-Low-Rep2_S5_L001_R1_001-clipped-trimmed-aligned-counts","PMA-THP1-LysoTracker-KRAB-High-Rep1_S2_L001_R1_001-clipped-trimmed-aligned-counts","PMA-THP1-LysoTracker-KRAB-High-Rep2_S6_L001_R1_001-clipped-trimmed-aligned-counts")

# set up color using RColorBrewer
#library(RColorBrewer)
#colors <- brewer.pal(length(targetgenelist), "Set1")

colors=c( "#E41A1C", "#377EB8", "#4DAF4A", "#984EA3", "#FF7F00",  "#A65628", "#F781BF",
          "#999999", "#66C2A5", "#FC8D62", "#8DA0CB", "#E78AC3", "#A6D854", "#FFD92F", "#E5C494", "#B3B3B3", 
          "#8DD3C7", "#FFFFB3", "#BEBADA", "#FB8072", "#80B1D3", "#FDB462", "#B3DE69", "#FCCDE5",
          "#D9D9D9", "#BC80BD", "#CCEBC5", "#FFED6F")


## code

targetmatvec=unlist(targetmat)+1
yrange=range(targetmatvec[targetmatvec>0]);
# yrange[1]=1; # set the minimum value to 1
for(i in 1:length(targetmat)){
  vali=targetmat[[i]]+1;
  if(i==1){
    plot(1:length(vali),vali,type='b',las=1,pch=20,main=paste('sgRNAs in',targetgene),ylab='Read counts',xlab='Samples',xlim=c(0.7,length(vali)+0.3),ylim = yrange,col=colors[(i %% length(colors))],xaxt='n',log='y')
    axis(1,at=1:length(vali),labels=(collabel),las=2)
    # lines(0:100,rep(1,101),col='black');
  }else{
    lines(1:length(vali),vali,type='b',pch=20,col=colors[(i %% length(colors))])
  }
}




# parameters
# Do not modify the variables beginning with "__"
targetmat=list(c(923.5753265505564,803.7675842642705,1058.0524655460183,991.0117288178657),c(787.3409192770765,880.1490067455242,1027.774334576498,1136.2740343449143),c(798.6154909135024,900.1256864713906,1111.8802539362769,1190.0748882438213),c(1118.0616872789035,1297.3090833739102,1177.4828710369043,1238.4956567528375),c(861.5651825502139,914.2268721602375,853.6750815017556,897.3982430337676))
targetgene="ABCA1"
collabel=c("PMA-THP1-LysoTracker-KRAB-Low-Rep1_S1_L001_R1_001-clipped-trimmed-aligned-counts","PMA-THP1-LysoTracker-KRAB-Low-Rep2_S5_L001_R1_001-clipped-trimmed-aligned-counts","PMA-THP1-LysoTracker-KRAB-High-Rep1_S2_L001_R1_001-clipped-trimmed-aligned-counts","PMA-THP1-LysoTracker-KRAB-High-Rep2_S6_L001_R1_001-clipped-trimmed-aligned-counts")

# set up color using RColorBrewer
#library(RColorBrewer)
#colors <- brewer.pal(length(targetgenelist), "Set1")

colors=c( "#E41A1C", "#377EB8", "#4DAF4A", "#984EA3", "#FF7F00",  "#A65628", "#F781BF",
          "#999999", "#66C2A5", "#FC8D62", "#8DA0CB", "#E78AC3", "#A6D854", "#FFD92F", "#E5C494", "#B3B3B3", 
          "#8DD3C7", "#FFFFB3", "#BEBADA", "#FB8072", "#80B1D3", "#FDB462", "#B3DE69", "#FCCDE5",
          "#D9D9D9", "#BC80BD", "#CCEBC5", "#FFED6F")


## code

targetmatvec=unlist(targetmat)+1
yrange=range(targetmatvec[targetmatvec>0]);
# yrange[1]=1; # set the minimum value to 1
for(i in 1:length(targetmat)){
  vali=targetmat[[i]]+1;
  if(i==1){
    plot(1:length(vali),vali,type='b',las=1,pch=20,main=paste('sgRNAs in',targetgene),ylab='Read counts',xlab='Samples',xlim=c(0.7,length(vali)+0.3),ylim = yrange,col=colors[(i %% length(colors))],xaxt='n',log='y')
    axis(1,at=1:length(vali),labels=(collabel),las=2)
    # lines(0:100,rep(1,101),col='black');
  }else{
    lines(1:length(vali),vali,type='b',pch=20,col=colors[(i %% length(colors))])
  }
}




# parameters
# Do not modify the variables beginning with "__"
targetmat=list(c(1015.6509949147014,1213.877068048233,1668.661440098013,1716.2472393751311),c(1537.0999330994,1527.6284496250753,1550.9131529943224,1909.930313411196),c(1076.721591278675,1066.9897171227449,1083.284241353952,980.2515580380842),c(566.5472247304024,529.9695621391608,571.0791924528986,672.5106737363367),c(1124.6385207334852,1277.3324036480437,1323.8271707229196,1210.5192127254059))
targetgene="TMEM106B"
collabel=c("PMA-THP1-LysoTracker-KRAB-Low-Rep1_S1_L001_R1_001-clipped-trimmed-aligned-counts","PMA-THP1-LysoTracker-KRAB-Low-Rep2_S5_L001_R1_001-clipped-trimmed-aligned-counts","PMA-THP1-LysoTracker-KRAB-High-Rep1_S2_L001_R1_001-clipped-trimmed-aligned-counts","PMA-THP1-LysoTracker-KRAB-High-Rep2_S6_L001_R1_001-clipped-trimmed-aligned-counts")

# set up color using RColorBrewer
#library(RColorBrewer)
#colors <- brewer.pal(length(targetgenelist), "Set1")

colors=c( "#E41A1C", "#377EB8", "#4DAF4A", "#984EA3", "#FF7F00",  "#A65628", "#F781BF",
          "#999999", "#66C2A5", "#FC8D62", "#8DA0CB", "#E78AC3", "#A6D854", "#FFD92F", "#E5C494", "#B3B3B3", 
          "#8DD3C7", "#FFFFB3", "#BEBADA", "#FB8072", "#80B1D3", "#FDB462", "#B3DE69", "#FCCDE5",
          "#D9D9D9", "#BC80BD", "#CCEBC5", "#FFED6F")


## code

targetmatvec=unlist(targetmat)+1
yrange=range(targetmatvec[targetmatvec>0]);
# yrange[1]=1; # set the minimum value to 1
for(i in 1:length(targetmat)){
  vali=targetmat[[i]]+1;
  if(i==1){
    plot(1:length(vali),vali,type='b',las=1,pch=20,main=paste('sgRNAs in',targetgene),ylab='Read counts',xlab='Samples',xlim=c(0.7,length(vali)+0.3),ylim = yrange,col=colors[(i %% length(colors))],xaxt='n',log='y')
    axis(1,at=1:length(vali),labels=(collabel),las=2)
    # lines(0:100,rep(1,101),col='black');
  }else{
    lines(1:length(vali),vali,type='b',pch=20,col=colors[(i %% length(colors))])
  }
}




# parameters
# Do not modify the variables beginning with "__"
targetmat=list(c(496.08115200274034,665.1059249906098,810.7810626282684,699.4111006857901),c(644.529678549015,427.73596589502114,685.4632427821979,836.0652695890137),c(724.3912276403652,600.4754905833951,681.2579468142089,590.733375809998),c(1086.1170676423633,967.1063184934131,1291.8669213662035,1242.7997250647502),c(818.3459912772478,909.5264769306218,741.8142087532498,869.421799006336))
targetgene="HAVCR1"
collabel=c("PMA-THP1-LysoTracker-KRAB-Low-Rep1_S1_L001_R1_001-clipped-trimmed-aligned-counts","PMA-THP1-LysoTracker-KRAB-Low-Rep2_S5_L001_R1_001-clipped-trimmed-aligned-counts","PMA-THP1-LysoTracker-KRAB-High-Rep1_S2_L001_R1_001-clipped-trimmed-aligned-counts","PMA-THP1-LysoTracker-KRAB-High-Rep2_S6_L001_R1_001-clipped-trimmed-aligned-counts")

# set up color using RColorBrewer
#library(RColorBrewer)
#colors <- brewer.pal(length(targetgenelist), "Set1")

colors=c( "#E41A1C", "#377EB8", "#4DAF4A", "#984EA3", "#FF7F00",  "#A65628", "#F781BF",
          "#999999", "#66C2A5", "#FC8D62", "#8DA0CB", "#E78AC3", "#A6D854", "#FFD92F", "#E5C494", "#B3B3B3", 
          "#8DD3C7", "#FFFFB3", "#BEBADA", "#FB8072", "#80B1D3", "#FDB462", "#B3DE69", "#FCCDE5",
          "#D9D9D9", "#BC80BD", "#CCEBC5", "#FFED6F")


## code

targetmatvec=unlist(targetmat)+1
yrange=range(targetmatvec[targetmatvec>0]);
# yrange[1]=1; # set the minimum value to 1
for(i in 1:length(targetmat)){
  vali=targetmat[[i]]+1;
  if(i==1){
    plot(1:length(vali),vali,type='b',las=1,pch=20,main=paste('sgRNAs in',targetgene),ylab='Read counts',xlab='Samples',xlim=c(0.7,length(vali)+0.3),ylim = yrange,col=colors[(i %% length(colors))],xaxt='n',log='y')
    axis(1,at=1:length(vali),labels=(collabel),las=2)
    # lines(0:100,rep(1,101),col='black');
  }else{
    lines(1:length(vali),vali,type='b',pch=20,col=colors[(i %% length(colors))])
  }
}




# parameters
# Do not modify the variables beginning with "__"
targetmat=list(c(1028.804661823865,937.7288483083155,1043.7544592548559,1090.0052999918544),c(923.5753265505564,874.2735127085047,1333.919881046093,1336.4132108488482),c(1185.709117097459,837.8454496789836,1003.383617962162,1086.77724875792),c(987.4645658236366,887.1995995899476,909.1849882792097,815.6209451074291),c(1093.633448733314,1165.6980169446729,1178.3239302305021,964.1113018684122))
targetgene="NPC2"
collabel=c("PMA-THP1-LysoTracker-KRAB-Low-Rep1_S1_L001_R1_001-clipped-trimmed-aligned-counts","PMA-THP1-LysoTracker-KRAB-Low-Rep2_S5_L001_R1_001-clipped-trimmed-aligned-counts","PMA-THP1-LysoTracker-KRAB-High-Rep1_S2_L001_R1_001-clipped-trimmed-aligned-counts","PMA-THP1-LysoTracker-KRAB-High-Rep2_S6_L001_R1_001-clipped-trimmed-aligned-counts")

# set up color using RColorBrewer
#library(RColorBrewer)
#colors <- brewer.pal(length(targetgenelist), "Set1")

colors=c( "#E41A1C", "#377EB8", "#4DAF4A", "#984EA3", "#FF7F00",  "#A65628", "#F781BF",
          "#999999", "#66C2A5", "#FC8D62", "#8DA0CB", "#E78AC3", "#A6D854", "#FFD92F", "#E5C494", "#B3B3B3", 
          "#8DD3C7", "#FFFFB3", "#BEBADA", "#FB8072", "#80B1D3", "#FDB462", "#B3DE69", "#FCCDE5",
          "#D9D9D9", "#BC80BD", "#CCEBC5", "#FFED6F")


## code

targetmatvec=unlist(targetmat)+1
yrange=range(targetmatvec[targetmatvec>0]);
# yrange[1]=1; # set the minimum value to 1
for(i in 1:length(targetmat)){
  vali=targetmat[[i]]+1;
  if(i==1){
    plot(1:length(vali),vali,type='b',las=1,pch=20,main=paste('sgRNAs in',targetgene),ylab='Read counts',xlab='Samples',xlim=c(0.7,length(vali)+0.3),ylim = yrange,col=colors[(i %% length(colors))],xaxt='n',log='y')
    axis(1,at=1:length(vali),labels=(collabel),las=2)
    # lines(0:100,rep(1,101),col='black');
  }else{
    lines(1:length(vali),vali,type='b',pch=20,col=colors[(i %% length(colors))])
  }
}




# parameters
# Do not modify the variables beginning with "__"
targetmat=list(c(963.975874914416,830.7948568345603,1195.145114102458,1119.0577610972641),c(796.7363956407648,722.6857665534011,853.6750815017556,1097.5374195377015),c(944.2453745506706,787.3162009606158,1016.8405650597267,944.7429944648057),c(1162.2204261882382,964.7561208786053,714.9003145581205,646.6862638648613),c(901.0261832777046,773.215015271769,667.8009997166444,686.4988957500524))
targetgene="NLRC4"
collabel=c("PMA-THP1-LysoTracker-KRAB-Low-Rep1_S1_L001_R1_001-clipped-trimmed-aligned-counts","PMA-THP1-LysoTracker-KRAB-Low-Rep2_S5_L001_R1_001-clipped-trimmed-aligned-counts","PMA-THP1-LysoTracker-KRAB-High-Rep1_S2_L001_R1_001-clipped-trimmed-aligned-counts","PMA-THP1-LysoTracker-KRAB-High-Rep2_S6_L001_R1_001-clipped-trimmed-aligned-counts")

# set up color using RColorBrewer
#library(RColorBrewer)
#colors <- brewer.pal(length(targetgenelist), "Set1")

colors=c( "#E41A1C", "#377EB8", "#4DAF4A", "#984EA3", "#FF7F00",  "#A65628", "#F781BF",
          "#999999", "#66C2A5", "#FC8D62", "#8DA0CB", "#E78AC3", "#A6D854", "#FFD92F", "#E5C494", "#B3B3B3", 
          "#8DD3C7", "#FFFFB3", "#BEBADA", "#FB8072", "#80B1D3", "#FDB462", "#B3DE69", "#FCCDE5",
          "#D9D9D9", "#BC80BD", "#CCEBC5", "#FFED6F")


## code

targetmatvec=unlist(targetmat)+1
yrange=range(targetmatvec[targetmatvec>0]);
# yrange[1]=1; # set the minimum value to 1
for(i in 1:length(targetmat)){
  vali=targetmat[[i]]+1;
  if(i==1){
    plot(1:length(vali),vali,type='b',las=1,pch=20,main=paste('sgRNAs in',targetgene),ylab='Read counts',xlab='Samples',xlim=c(0.7,length(vali)+0.3),ylim = yrange,col=colors[(i %% length(colors))],xaxt='n',log='y')
    axis(1,at=1:length(vali),labels=(collabel),las=2)
    # lines(0:100,rep(1,101),col='black');
  }else{
    lines(1:length(vali),vali,type='b',pch=20,col=colors[(i %% length(colors))])
  }
}




# parameters
# Do not modify the variables beginning with "__"
targetmat=list(c(847.4719680046815,835.4952520641758,1289.3437437854102,1052.3447022626196),c(671.7765600037109,862.5225246344656,695.5559531053714,727.3875447132217),c(972.4318036417353,915.4019709676413,1119.449786678657,1199.7590419456246),c(1142.489925824493,954.1802316119702,1411.2973268570895,1239.5716738308156),c(1247.7192610978016,1219.7525620852525,1099.26436603231,921.0706187492866))
targetgene="SPP1"
collabel=c("PMA-THP1-LysoTracker-KRAB-Low-Rep1_S1_L001_R1_001-clipped-trimmed-aligned-counts","PMA-THP1-LysoTracker-KRAB-Low-Rep2_S5_L001_R1_001-clipped-trimmed-aligned-counts","PMA-THP1-LysoTracker-KRAB-High-Rep1_S2_L001_R1_001-clipped-trimmed-aligned-counts","PMA-THP1-LysoTracker-KRAB-High-Rep2_S6_L001_R1_001-clipped-trimmed-aligned-counts")

# set up color using RColorBrewer
#library(RColorBrewer)
#colors <- brewer.pal(length(targetgenelist), "Set1")

colors=c( "#E41A1C", "#377EB8", "#4DAF4A", "#984EA3", "#FF7F00",  "#A65628", "#F781BF",
          "#999999", "#66C2A5", "#FC8D62", "#8DA0CB", "#E78AC3", "#A6D854", "#FFD92F", "#E5C494", "#B3B3B3", 
          "#8DD3C7", "#FFFFB3", "#BEBADA", "#FB8072", "#80B1D3", "#FDB462", "#B3DE69", "#FCCDE5",
          "#D9D9D9", "#BC80BD", "#CCEBC5", "#FFED6F")


## code

targetmatvec=unlist(targetmat)+1
yrange=range(targetmatvec[targetmatvec>0]);
# yrange[1]=1; # set the minimum value to 1
for(i in 1:length(targetmat)){
  vali=targetmat[[i]]+1;
  if(i==1){
    plot(1:length(vali),vali,type='b',las=1,pch=20,main=paste('sgRNAs in',targetgene),ylab='Read counts',xlab='Samples',xlim=c(0.7,length(vali)+0.3),ylim = yrange,col=colors[(i %% length(colors))],xaxt='n',log='y')
    axis(1,at=1:length(vali),labels=(collabel),las=2)
    # lines(0:100,rep(1,101),col='black');
  }else{
    lines(1:length(vali),vali,type='b',pch=20,col=colors[(i %% length(colors))])
  }
}



dev.off()
Sweave("Lysotracker_CRISPRi_summary.Rnw");
library(tools);

texi2dvi("Lysotracker_CRISPRi_summary.tex",pdf=TRUE);
